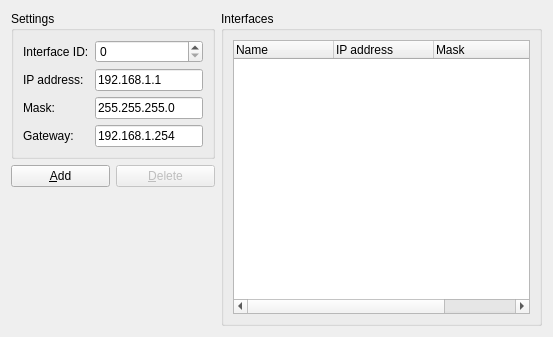
<ui version="4.0" >
 <class>SIMHOSTPage</class>
 <widget class="QWidget" name="SIMHOSTPage" >
  <property name="geometry" >
   <rect>
    <x>0</x>
    <y>0</y>
    <width>553</width>
    <height>337</height>
   </rect>
  </property>
  <property name="windowTitle" >
   <string>Ethernet Switch</string>
  </property>
  <layout class="QGridLayout" >
   <item row="0" column="0" colspan="2" >
    <widget class="QGroupBox" name="groupBox" >
     <property name="sizePolicy" >
      <sizepolicy vsizetype="Preferred" hsizetype="Expanding" >
       <horstretch>0</horstretch>
       <verstretch>0</verstretch>
      </sizepolicy>
     </property>
     <property name="title" >
      <string>Settings</string>
     </property>
     <layout class="QGridLayout" >
      <item row="0" column="0" >
       <widget class="QLabel" name="label" >
        <property name="text" >
         <string>Interface ID:</string>
        </property>
       </widget>
      </item>
      <item row="0" column="1" >
       <widget class="QSpinBox" name="spinBoxID" >
        <property name="sizePolicy" >
         <sizepolicy vsizetype="Fixed" hsizetype="Expanding" >
          <horstretch>0</horstretch>
          <verstretch>0</verstretch>
         </sizepolicy>
        </property>
        <property name="minimum" >
         <number>0</number>
        </property>
        <property name="maximum" >
         <number>255</number>
        </property>
        <property name="value" >
         <number>0</number>
        </property>
       </widget>
      </item>
      <item row="1" column="0" >
       <widget class="QLabel" name="label_3" >
        <property name="text" >
         <string>IP address:</string>
        </property>
       </widget>
      </item>
      <item row="1" column="1" >
       <widget class="QLineEdit" name="lineEdit_IP" >
        <property name="text" >
         <string>192.168.1.1</string>
        </property>
       </widget>
      </item>
      <item row="2" column="0" >
       <widget class="QLabel" name="label_2" >
        <property name="text" >
         <string>Mask:</string>
        </property>
       </widget>
      </item>
      <item row="2" column="1" >
       <widget class="QLineEdit" name="lineEdit_Mask" >
        <property name="text" >
         <string>255.255.255.0</string>
        </property>
       </widget>
      </item>
      <item row="3" column="0" >
       <widget class="QLabel" name="label_4" >
        <property name="text" >
         <string>Gateway:</string>
        </property>
       </widget>
      </item>
      <item row="3" column="1" >
       <widget class="QLineEdit" name="lineEdit_Gateway" >
        <property name="text" >
         <string>192.168.1.254</string>
        </property>
       </widget>
      </item>
     </layout>
    </widget>
   </item>
   <item rowspan="3" row="0" column="2" >
    <widget class="QGroupBox" name="groupBox_2" >
     <property name="title" >
      <string>Interfaces</string>
     </property>
     <layout class="QVBoxLayout" >
      <item>
       <widget class="QTreeWidget" name="treeWidgetInterfaces" >
        <property name="sizePolicy" >
         <sizepolicy vsizetype="Expanding" hsizetype="Expanding" >
          <horstretch>0</horstretch>
          <verstretch>0</verstretch>
         </sizepolicy>
        </property>
        <property name="rootIsDecorated" >
         <bool>false</bool>
        </property>
        <column>
         <property name="text" >
          <string>Name</string>
         </property>
        </column>
        <column>
         <property name="text" >
          <string>IP address</string>
         </property>
        </column>
        <column>
         <property name="text" >
          <string>Mask</string>
         </property>
        </column>
        <column>
         <property name="text" >
          <string>Gateway</string>
         </property>
        </column>
       </widget>
      </item>
     </layout>
    </widget>
   </item>
   <item row="1" column="0" >
    <widget class="QPushButton" name="pushButtonAdd" >
     <property name="text" >
      <string>&amp;Add</string>
     </property>
    </widget>
   </item>
   <item row="1" column="1" >
    <widget class="QPushButton" name="pushButtonDelete" >
     <property name="enabled" >
      <bool>false</bool>
     </property>
     <property name="text" >
      <string>&amp;Delete</string>
     </property>
    </widget>
   </item>
   <item row="2" column="1" >
    <spacer>
     <property name="orientation" >
      <enum>Qt::Vertical</enum>
     </property>
     <property name="sizeHint" >
      <size>
       <width>20</width>
       <height>101</height>
      </size>
     </property>
    </spacer>
   </item>
  </layout>
 </widget>
 <tabstops>
  <tabstop>spinBoxID</tabstop>
  <tabstop>pushButtonAdd</tabstop>
  <tabstop>pushButtonDelete</tabstop>
  <tabstop>treeWidgetInterfaces</tabstop>
 </tabstops>
 <resources/>
 <connections/>
</ui>
